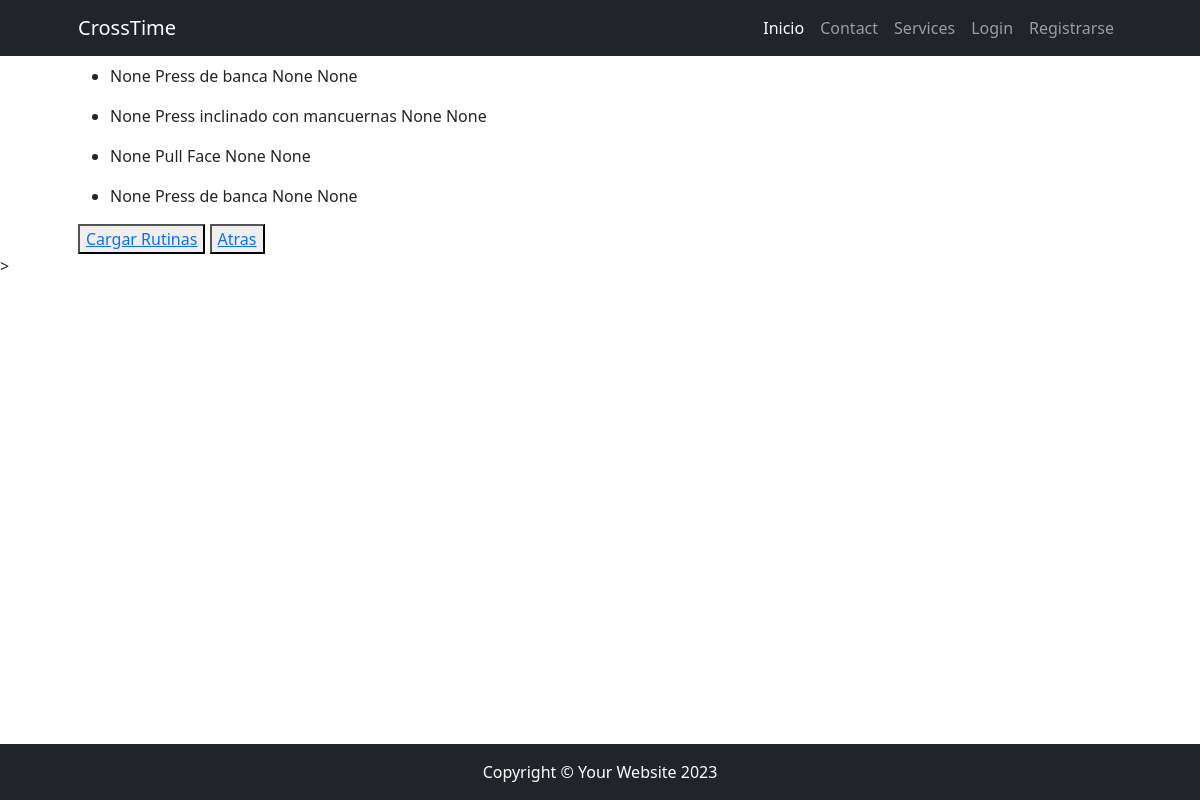
/rutina/list, run on an earlier commit of the app's database.
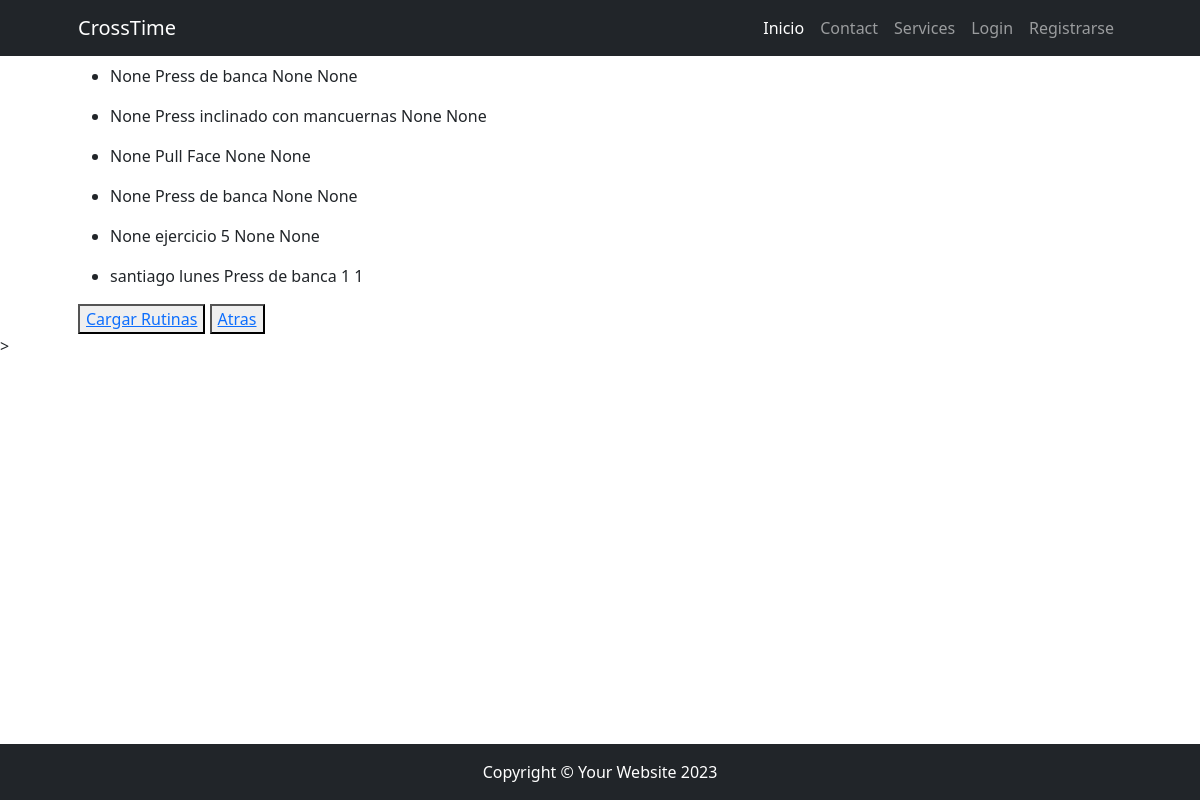
And on a later commit of the database.
### gym_admin/models.py (models this page shows, shortened)
class Rutina(models.Model):
    plan = models.ForeignKey(Plan, on_delete=models.CASCADE, default=None, blank=True, null=True)
    rutina = models.CharField(max_length=100, default='', blank=True)
    repeticiones = models.IntegerField(blank=True, null=True)
    series = models.IntegerField(blank=True, null=True)

class Plan(models.Model):
    plan = models.CharField(max_length=20)
    def __str__(self) -> str:
        return self.plan

### gym_admin/views.py (the view)
# urls.py: path('rutina/list', views.rutina_list, name="rutina_list"),
def rutina_list(request):
    consulta = models.Rutina.objects.all()
    contexto = {"Rutinas": consulta}
    return render(request, "gym_admin/rutina_list.html", contexto)

### gym_admin/templates/gym_admin/rutina_list.html
{% extends 'gym_admin/base.html' %}
{% block content %}
    {% for rutina in Rutinas %}
        <ul>
            <li>
                {{rutina.plan}}
                {{rutina.rutina}}
                {{rutina.repeticiones}}
                {{rutina.series}}
            </li>
        </ul>
    {% endfor %}
    <button><a href="{% url 'rutina_form' %}">Cargar Rutinas</a></button>
    <button><a href="{% url 'gym_admin' %}">Atras</a></button>
{% endblock content %}

What changed in the data, as far as the page shows it:
added Rutina: plan "None", rutina "ejercicio 5", repeticiones "None", series "None"
added Rutina: plan "santiago lunes", rutina "Press de banca", repeticiones "1", series "1"
